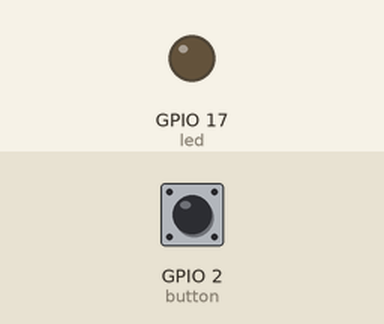
Simulated run of this program. Board: Raspberry Pi (BCM pin numbers). Shown: output pins drawn as LEDs (lit = HIGH). The test bench sets the inputs (shaded band); at power-on: GPIO 2 (button) HIGH.

Above: at 1.2 s.
1.3 s: GPIO 2 (button) pulled LOW for 0.15 s
At 1.9 s:
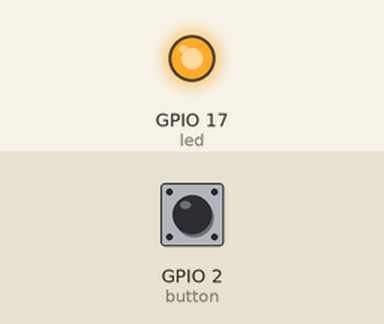
4.4 s: GPIO 2 (button) pulled LOW for 1 s
At 7.8 s:
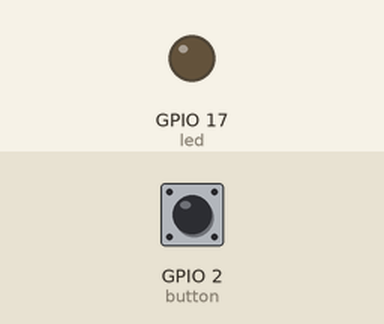
8.4 s: GPIO 2 (button) pulled LOW for 3.2 s
At 9.7 s:
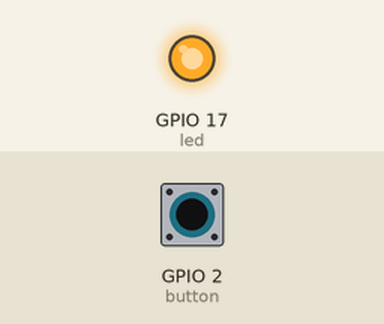
Timing chart, 0 to 15.9 s (numbered marks = the images above; inputs shaded):
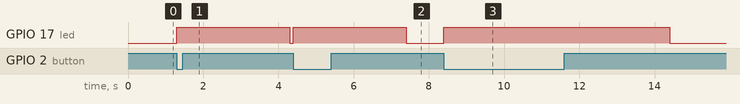

Measured:
- after the input at 1.3 s, GPIO 17 (led): LOW → HIGH at once, → LOW 3.0 s later
- after the input at 4.4 s, GPIO 17 (led): LOW → HIGH at once, → LOW 3.0 s later
- after the input at 8.4 s, GPIO 17 (led): LOW → HIGH at once, → LOW 6.0 s later

The program:

pressToLed.py
```python
from gpiozero import LED, Button
from time import sleep

led = LED(17)
button = Button(2)

while True: # En python los booleanos van en mayuscula la primera
  button.wait_for_press()
  led.on()
  sleep(3)
  led.off()
```
